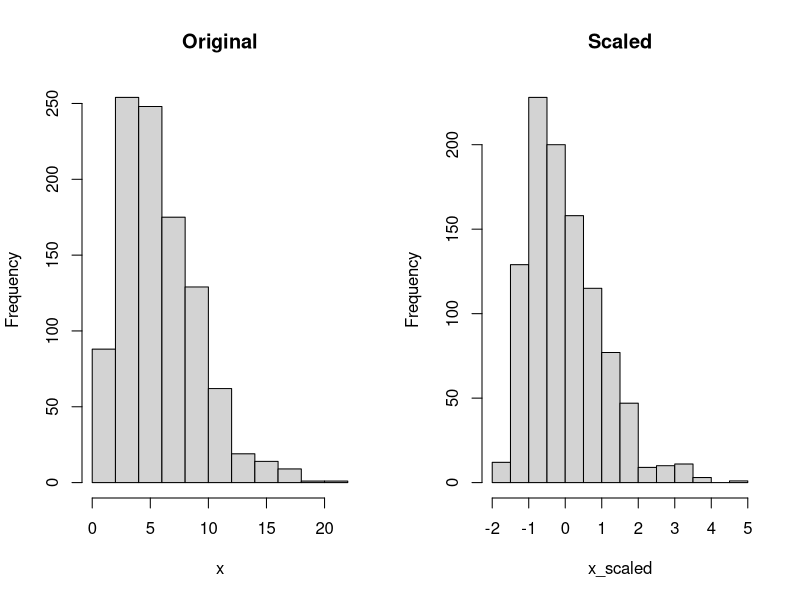
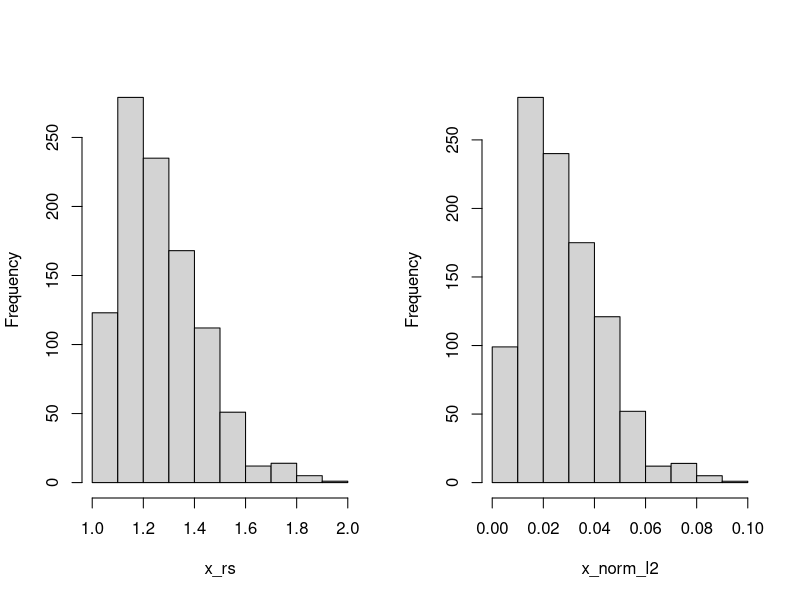

Here is the R script that generated these plots, in order: (Note: this script raises an error after producing the figures.)
## ---- chunk 1
#| fig.cap: Original and standardized data drawn from a Gamma(3,2) distribution.
#| label: fig-gamma-standardized

set.seed(543)
x <- rgamma(1000,shape=3,scale=2)
x_scaled <- scale(x)

mean(x)
sd(x)

round(mean(x_scaled),4)
round(sd(x_scaled),4)

par(mfrow=c(1,2))
hist(x,main="Original")
hist(x_scaled, main="Scaled")

## ---- chunk 2
x_notcentered_but_scaled_with_sd <- scale(x,center=FALSE,
                                          scale=sd(x))
mean(x_notcentered_but_scaled_with_sd)
sd(x_notcentered_but_scaled_with_sd)
## ---- chunk 3
#| fig.cap: Sample from Gamma(3,2) distribution scaled to [0,2].
#| label: fig-gamma-range-scaled
#| 
range_scale <- function(x,low=0,hi=1) {
    if (!is.null(x) && is.numeric(x)) {
        minval <- min(x,na.rm=TRUE)
        maxval <- max(x,na.rm=TRUE)
        if (maxval-minval < 1e-10) {
            warning("No rescaling done due to small range of data.")
            return (x)
        }
    } else {
        if (!is.numeric(x)) warning("Cannot rescale non-numeric data.")
        return (NULL)
    }
    if (low > hi) {
        lowbound <- hi
        hibound  <- low
        message("Switching hi and low values.")
    } else if (low==hi) {
        return (rep(low,length(x)))
    } else {
        lowbound <- low
        hibound <- hi
    }
    if ((lowbound==0) & (hibound==1)) {
        return ( (x-minval)/(maxval-minval) )
    } else {
        return (lowbound + (x-minval)/(maxval-minval) * (hibound-lowbound))
    }
}

x_rs <- range_scale(x,1,2)
hist(x_rs, main="")
## ---- chunk 4
library(caret)
iris_sc <- preProcess(iris,method=c("center","scale"))

iris_sc_data <- predict(iris_sc,iris)
head(iris_sc_data)
round(apply(iris_sc_data[,1:4],2,mean),4)
apply(iris_sc_data[,1:4],2,sd)
## ---- chunk 5
iris_range <- preProcess(iris,
                         method=c("range"),
                         rangeBounds=c(1,5))

iris_range_data <- predict(iris_range,iris)

head(iris_range_data)
apply(iris_range_data[,1:4],2,min)
apply(iris_range_data[,1:4],2,max)
apply(iris_range_data[,1:4],2,mean)
apply(iris_range_data[,1:4],2,sd)
## ---- chunk 6
#| fig.cap: Normalized data from the Gamma(3,2) distribution.
#| label: fig-gamma-normalized

norm_l2 <- norm(as.matrix(x),type="2")
x_norm_l2 <- x/norm_l2

# Check, the normalized vector should have L2-norm of 1
norm(x_norm_l2,type="2")

hist(x_norm_l2, main="")
## ---- chunk 7
#| error: true
X <- matrix(c(1,1   ,1,0,
              1,0.5 ,1,0, 
              1,0.25,1,0,
              1,1   ,0,1, 
              1,0.5 ,0,1, 
              1,0.25,0,1),nrow=6,ncol=4,byrow=TRUE)

XpX <- t(X) %*% X
XpX
solve(XpX)
## ---- chunk 8
df <- data.frame(y=c(1,2,3,4,5,6),
                 x=c(1,0.5,0.25,1,0.5,0.25),
                 A=c(1,1,1,2,2,2))

df$A <- relevel(as.factor(df$A),ref=2)
coef(summary(lm(y ~ x + A, data=df)))
## ---- chunk 9
df2 <- data.frame(y=c(1,2,3,4,5,6),
                  x=c(1,0.5,0.25,1,0.5,0.25),
                  A1=c(1,1,1,0,0,0))

coef(summary(lm(y ~ x + A1, data=df2)))
## ---- chunk 10
df <- data.frame(y=c(1,2,3,4,5,6),
                 x=c(1,0.5,0.25,1,0.5,0.25),
                 A=c(1,1,1,2,2,2))

df$A <- relevel(as.factor(df$A),ref=1)
coef(summary(lm(y ~ x + A, data=df)))
## ---- chunk 11
df <- data.frame(y=c(1,2,3,4,5,6),
                 x=c(1,0.5,0.25,1,0.5,0.25),
                 A=c(1,1,1,2,2,2),
                 B=c(1,2,3,1,2,3))

modB <- lm(y ~ as.factor(B) -1, data=df)
coef(summary(modB))

## ---- chunk 12
X <- matrix(c(0,1,1,0,1,1,0,0,1,0,0,1),nrow=6,ncol=2)

modB_baseline <- lm(df$y ~ X)

coef(summary(modB_baseline))
## ---- chunk 13
X <- matrix(c(1,0,-1,1,0,-1,0,1,-1,0,1,-1),nrow=6,ncol=2)

modB_ave_eff <- lm(df$y ~ X)

coef(summary(modB_ave_eff))
## ---- chunk 14
X2 <- matrix(c(1,-1,0,1,-1,0,0,-1,1,0,-1,1),nrow=6,ncol=2)

modB_ave_eff <- lm(df$y ~ X2)

coef(summary(modB_ave_eff))
## ---- chunk 15
library(dplyr)
df <- data.frame(x=rnorm(200,mean=3,sd=2))
df_binned <- df %>% mutate(x_binned = ntile(x, n=5))

head(df_binned)
table(df_binned$x_binned)
## ---- chunk 16
df$x_cut <- cut(df$x,breaks=5)
df$x_cut_int <- cut(df$x,breaks=5,labels=FALSE)
head(df)

table(df$x_cut)

table(df$x_cut_int)
## ---- chunk 17
qt <- quantile(df$x,probs=seq(0,1,0.2))
qt

df$x_cut_qt <- cut(df$x,breaks=qt,
                   include.lowest=TRUE)
head(df)

table(df$x_cut_qt)

## ---- chunk 18
#| fig.cap: Histograms of 1,000 random samples from $Y \sim \text{Lognormal}(2,1/2)$ and of $\log Y$.
#| label: fig-lognormal
set.seed(1234)
rln <- rlnorm(1000,meanlog=2,sdlog=sqrt(0.5))

par(mfrow=c(1,2))
hist(rln,breaks=20,freq=FALSE,las=1)
hist(log(rln),breaks=20,freq=FALSE,las=1)
## ---- chunk 19
#| fig.cap: Box-Cox transformations for various values of $\lambda$
#| label: fig-boxcox-transforms
#| lightbox:

boxcox <- function(y,l) {
    if (l == 0) {
        return (log(y))
    } else {
        return ( (y^l - 1)/l )
    }
}
y <- c(seq(0,2.5,0.05),seq(2.5,5,0.1))

plot(y,boxcox(y,2), type="l", 
     ylim=c(-5,15),
     ylab="Y^(lambda)",
     xlab="y",
     lty="longdash",
     las=1)
lines(y,boxcox(y,1.5), type="l", lty="dotdash")
lines(y,boxcox(y,1.0), type="l", lty="dotted")
lines(y,boxcox(y,0.5), type="l", lty="dashed")
lines(y,boxcox(y,0), type="l", lty="solid")
legend("topleft",legend=c(expression(paste(lambda, " = 0")),
                          expression(paste(lambda, " = 0.5")),
                          expression(paste(lambda, " = 1.0")),
                          expression(paste(lambda, " = 1.5")),
                          expression(paste(lambda, " = 2.0"))
                          ),
       lty=c("solid","dashed","dotted","dotdash","longdash")
)

## ---- chunk 20
set.seed(6465)
df <- data.frame(x=rgamma(1000,3,2))
df_bc <- caret::preProcess(df,method="BoxCox")
df_bc

df_bc_data <- predict(df_bc,df)
## ---- chunk 21
#| fig.cap: Original and Box-Cox-transformed data drawn from a Gamma(3,2) distribution.
#| label: fig-gamma-boxcox

par(mfrow=c(1,2))
hist(df$x,main="Original",xlab="")
hist(df_bc_data$x, main="BoxCox(0.3)",xlab="")
## ---- chunk 22
set.seed(45)
yn <- rnorm(1000,mean=2,sd=1.5)
F_yn <- pnorm(yn,mean=2,sd=1.5)    
hist(F_yn,main="")
## ---- chunk 23
norm_rv <- qnorm(runif(1000),mean=2,sd=1.5)
hist(norm_rv)
